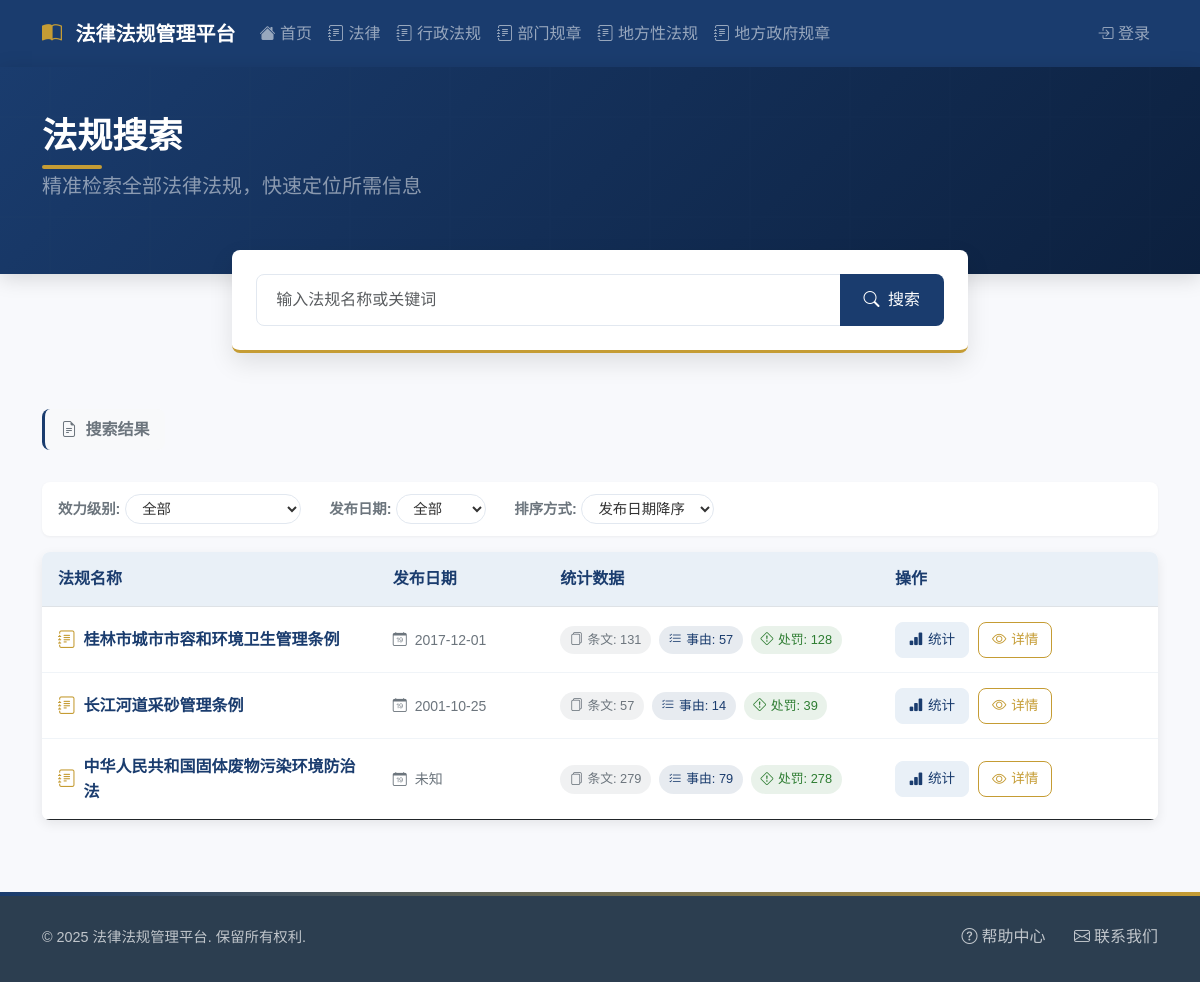
The app's page /search/regulations, older data.
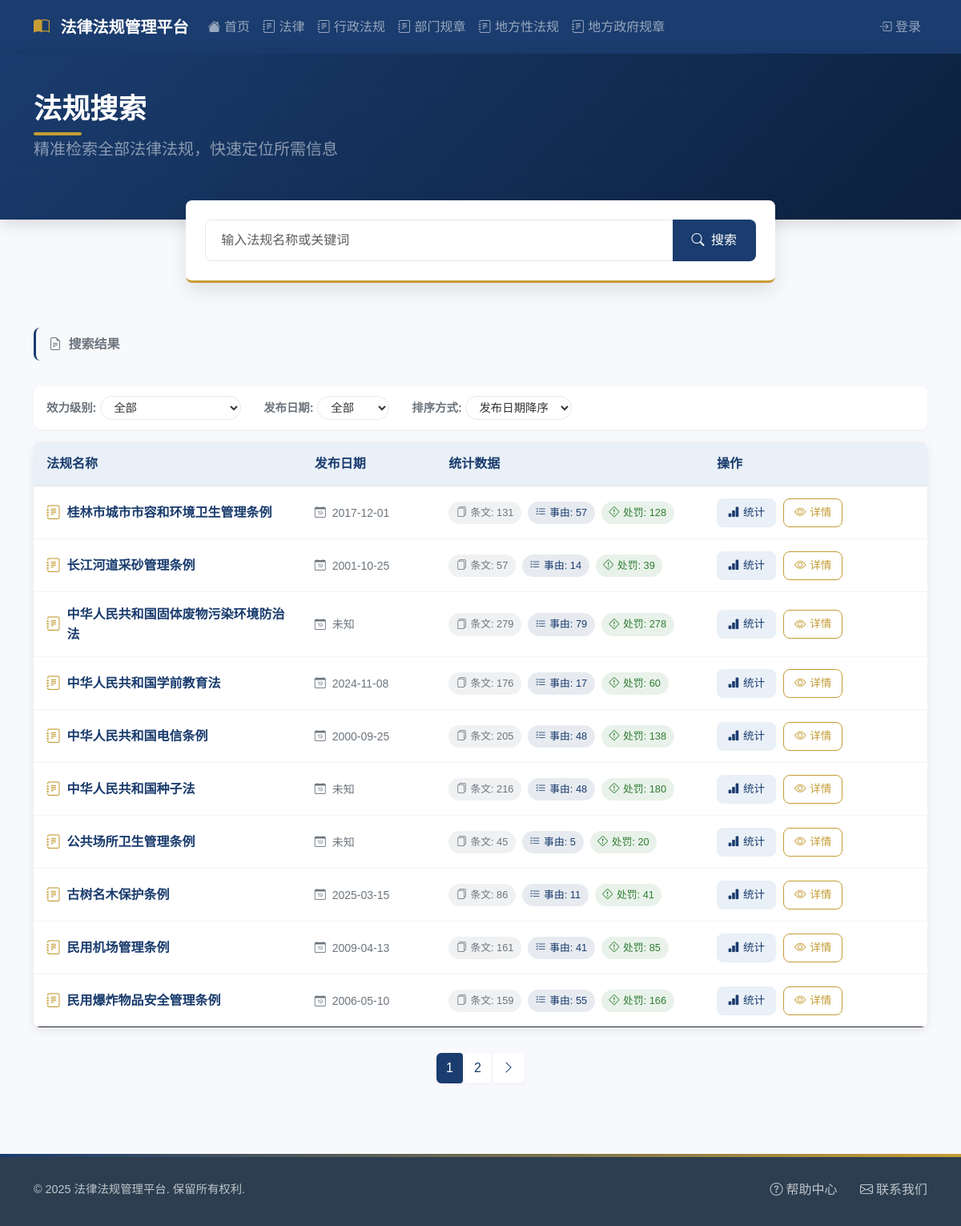
The same page, newer data.
### models.py (models this page shows)
class LegalRegulation(db.Model):
    id = db.Column(db.Integer, primary_key=True)
    name = db.Column(db.String(200), nullable=False, unique=True)  # 法规名称
    document_number = db.Column(db.String(100))  # 文号
    issued_by = db.Column(db.String(100))  # 通过机构
    approved_by = db.Column(db.String(100))  # 批准机构
    issued_date = db.Column(db.DateTime)  # 批准日期
    effective_date = db.Column(db.DateTime)  # 生效日期
    revision_date = db.Column(db.DateTime)  # 修订日期
    hierarchy_level = db.Column(db.String(50))  # 效力级别
    province = db.Column(db.String(50))  # 省
    city = db.Column(db.String(50))  # 市
    status = db.Column(db.String(20), default='active')  # 状态：active, archived
    structures = relationship('LegalStructure', back_populates='regulation', cascade='all, delete-orphan')
    causes = relationship('LegalCause', back_populates='regulation', cascade='all, delete-orphan')

### app.py (the view, shortened to what this page needs)
@app.route('/search/regulations')
def search_regulations():
    keyword = request.args.get('keyword', '')
    page = request.args.get('page', 1, type=int)
    per_page = 10
    query = LegalRegulation.query
    pagination = query.paginate(page=page, per_page=per_page, error_out=False)
    regulations = pagination.items
    return render_template('regulations/list.html',
                           regulations=regulations,
                           pagination=pagination,
                           keyword=keyword)

### app.py (called while the page is built)
def get_punishment_count(regulation_id):
    return db.session.query(LegalPunishment).\
        join(LegalCause).\
        filter(LegalCause.regulation_id == regulation_id).\
        count()

@app.context_processor
def utility_processor():
    return {
        'get_punishment_count': get_punishment_count
    }

### templates/regulations/list.html (shortened to what the changed rows need)
<!DOCTYPE html>
<html lang="zh">
<head>
    <link href="https://cdn.jsdelivr.net/npm/bootstrap@5.3.0/dist/css/bootstrap.min.css" rel="stylesheet">
    <link rel="stylesheet" href="https://cdn.jsdelivr.net/npm/bootstrap-icons@1.11.0/font/bootstrap-icons.css">
</head>
<body>
    <header class="page-header">
        <div class="container">
            <div class="row align-items-center">
                <div class="col-lg-6">
                    <h1 class="page-title">法规搜索</h1>
                </div>
            </div>
        </div>
    </header>
    <section class="content-section">
        <div class="container">
            {% if regulations %}
            <div class="regulations-table-container">
                <table class="table regulations-table mb-0">
                    <thead>
                        <tr>
                            <th style="width: 30%">法规名称</th>
                            <th style="width: 15%">发布日期</th>
                            <th style="width: 30%">统计数据</th>
                            <th style="width: 25%">操作</th>
                        </tr>
                    </thead>
                    <tbody>
                        {% for regulation in regulations %}
                        <tr>
                            <td>
                                <div class="regulation-name">
                                    <i class="bi bi-journal-text"></i>
                                    {{ regulation.name }}
                                </div>
                            </td>
                            <td>
                                <div class="text-secondary small">
                                    <i class="bi bi-calendar-date me-1"></i>
                                    {{ regulation.issued_date.strftime('%Y-%m-%d') if regulation.issued_date else '未知' }}
                                </div>
                            </td>
                            <td>
                                <div class="stat-badges">
                                    <span class="stat-badge">
                                        <i class="bi bi-files"></i>条文: {{ regulation.structures|length }}
                                    </span>
                                    <span class="stat-badge primary">
                                        <i class="bi bi-list-check"></i>事由: {{ regulation.causes|length }}
                                    </span>
                                    <span class="stat-badge success">
                                        <i class="bi bi-exclamation-diamond"></i>处罚: {{ get_punishment_count(regulation.id) }}
                                    </span>
                                </div>
                            </td>
                            <td>
                                <a href="{{ url_for('regulation_stats', regulation_id=regulation.id) }}"
                                   class="action-btn stats-btn">
                                    <i class="bi bi-bar-chart-fill"></i> 统计
                                </a>
                                <a href="{{ url_for('regulation_detail', regulation_id=regulation.id) }}"
                                   class="action-btn detail-btn">
                                    <i class="bi bi-eye"></i> 详情
                                </a>
                            </td>
                        </tr>
                        {% endfor %}
                    </tbody>
                </table>
            </div>
            {% endif %}
            {% if pagination and pagination.pages > 1 %}
            <nav aria-label="法规分页">
                <ul class="pagination justify-content-center">
                    {% for page in pagination.iter_pages(left_edge=1, right_edge=1, left_current=1, right_current=2) %}
                        {% if page %}
                            {% if page != pagination.page %}
                            <li class="page-item">
                                <a class="page-link" href="{{ url_for('search_regulations', page=page, keyword=keyword) }}">
                                    {{ page }}
                                </a>
                            </li>
                            {% else %}
                            <li class="page-item active">
                                <span class="page-link">{{ page }}</span>
                            </li>
                            {% endif %}
                        {% else %}
                        <li class="page-item disabled">
                            <span class="page-link">...</span>
                        </li>
                        {% endif %}
                    {% endfor %}
                    {% if pagination.has_next %}
                    <li class="page-item">
                        <a class="page-link" href="{{ url_for('search_regulations', page=pagination.next_num, keyword=keyword) }}" aria-label="下一页">
                            <i class="bi bi-chevron-right"></i>
                        </a>
                    </li>
                    {% endif %}
                </ul>
            </nav>
            {% endif %}
        </div>
    </section>
</body>
</html>

Row changes from the older to the newer data that the page shows:
added LegalRegulation: name "中华人民共和国学前教育法", issued_date "2024-11-08", structures|length "176", causes|length "17", get_punishment_count "60"
added LegalRegulation: name "中华人民共和国电信条例", issued_date "2000-09-25", structures|length "205", causes|length "48", get_punishment_count "138"
added LegalRegulation: name "中华人民共和国种子法", issued_date "未知", structures|length "216", causes|length "48", get_punishment_count "180"
added LegalRegulation: name "公共场所卫生管理条例", issued_date "未知", structures|length "45", causes|length "5", get_punishment_count "20"
added LegalRegulation: name "古树名木保护条例", issued_date "2025-03-15", structures|length "86", causes|length "11", get_punishment_count "41"
added LegalRegulation: name "民用机场管理条例", issued_date "2009-04-13", structures|length "161", causes|length "41", get_punishment_count "85"
added LegalRegulation: name "民用爆炸物品安全管理条例", issued_date "2006-05-10", structures|length "159", causes|length "55", get_punishment_count "166"
Text that changed along with them:
new list line: "1"
new list line: "2"
